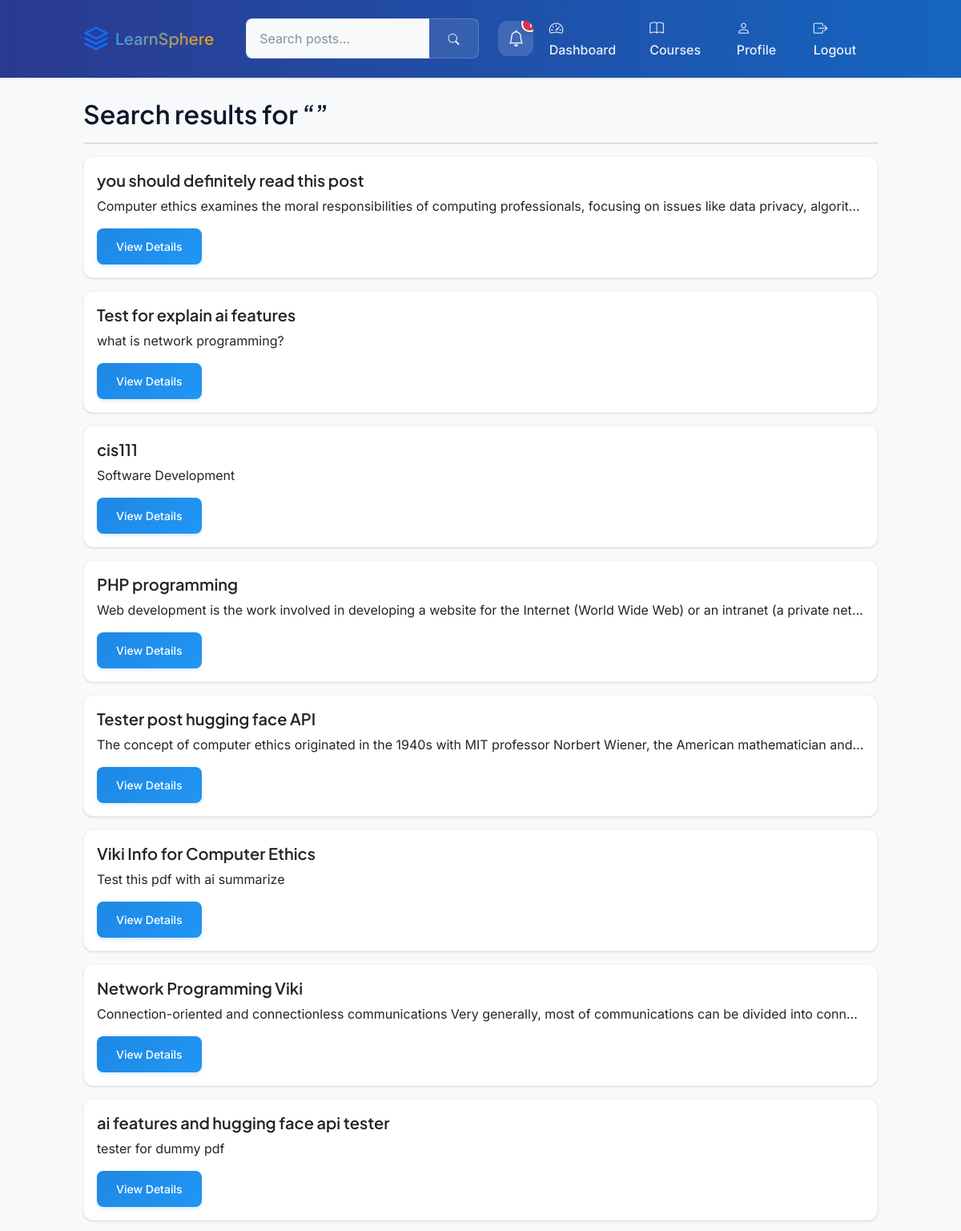
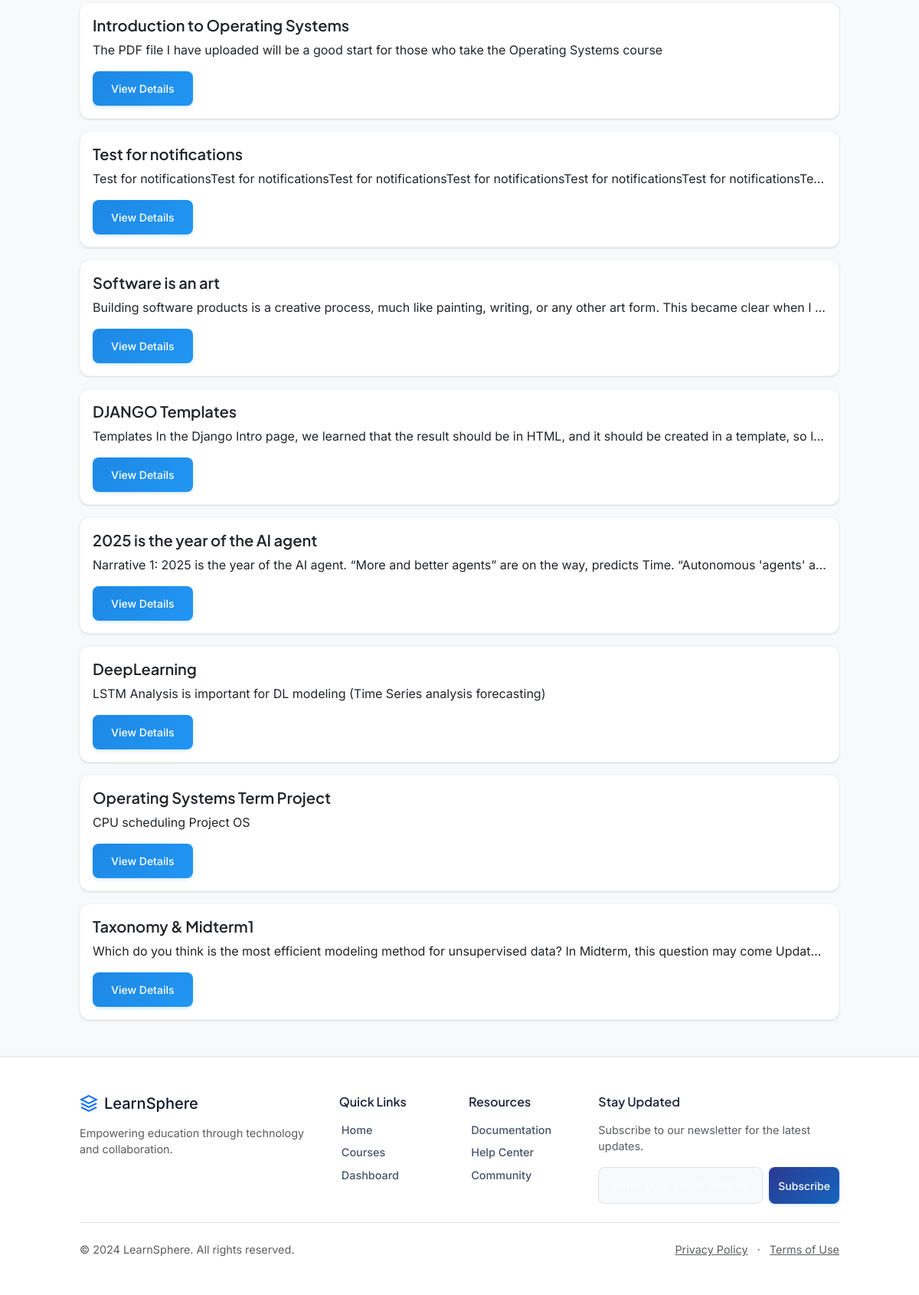
The app's page /search/ (signed in) with its own data (2 pictures, top to bottom).
### core/models.py (models this page shows, shortened)
class Post(models.Model):
    course = models.ForeignKey(Course, on_delete=models.CASCADE, related_name="posts")
    author = models.ForeignKey(User, on_delete=models.CASCADE, related_name="posts")
    title = models.CharField(max_length=150)
    content = models.TextField(blank=True)
    file = models.FileField(upload_to="uploads/", blank=True, null=True)
    pdf_summary = models.TextField(
        blank=True,
        null=True,
        help_text="HuggingFace AI ile oluşturulan PDF/metin özeti",
    )
    created_at = models.DateTimeField(auto_now_add=True)
    slug = models.SlugField(unique=True, editable=False)
    likes = models.ManyToManyField(
        User, through="Like", related_name="liked_posts", blank=True
    )

### core/views.py (the view)
# urls.py: path("search/", views.search, name="search"),
@login_required
def search(request):
    q = request.GET.get("q", "").strip()
    results = Post.objects.filter(
        Q(title__icontains=q)
        | Q(content__icontains=q)
        | Q(course__title__icontains=q)
        | Q(course__discipline__name__icontains=q)
    ).order_by("-created_at")
    return render(
        request,
        "search_results.html",
        {
            "results": results,
            "q": q,
        },
    )

### core/context_processors.py (called while the page is built)
def notifications(request):
    if request.user.is_authenticated:
        unread_count = Notification.objects.filter(
            user=request.user, is_read=False
        ).count()
        recent_notifications = Notification.objects.filter(user=request.user).order_by(
            "-created_at"
        )[:5]
        return {
            "unread_notifications_count": unread_count,
            "recent_notifications": recent_notifications,
        }
    return {
        "unread_notifications_count": 0,
        "recent_notifications": [],
    }

### templates/search_results.html
{% extends 'base.html' %}
{% block content %}
<div class="container mt-4">
  <h2>Search results for “{{ q }}”</h2>
  <hr>
  {% for post in results %}
    <div class="card mb-3">
      <div class="card-body">
        <h5 class="card-title">{{ post.title }}</h5>
        <p class="card-text text-truncate">{{ post.content }}</p>
        <a href="{% url 'post_detail' post.slug %}" class="btn btn-primary btn-sm">View Details</a>
      </div>
    </div>
  {% empty %}
    <p class="text-muted">No posts found matching your query.</p>
  {% endfor %}
</div>
{% endblock %}

### static/css/base.css (style rules this page uses)
html { scroll-behavior: smooth; }
:root { --primary: #0053ba; --secondary: #e83e8c; --gray-light: #f8f9fa; --font-heading: 'Montserrat', sans-serif; --font-body: 'Roboto', sans-serif; }
body { font-family: var(--font-body); background-color: var(--gray-light); margin: 0; padding: 0; }
h1,h2,h3,h4,h5,h6 { font-family: var(--font-heading); }
.btn-primary { background-color: var(--primary); border-color: var(--primary); transition: filter .2s, transform .2s; }
.card { border: none; border-radius: .5rem; }

### static/css/style.css (style rules this page uses)
:root { --primary-50: #e3f2fd; --primary-100: #bbdefb; --primary-200: #90caf9; --primary-300: #64b5f6; --primary-400: #42a5f5; --primary-500: #2196f3; --primary-600: #1e88e5; --primary-700: #1976d2; --primary-800: #1565c0; --primary-900: #0d47a1; --primary-rgb: 33, 150, 243; --accent-50: #fff3e0; --accent-100: #ffe0b2; --accent-200: #ffcc80; --accent-300: #ffb74d; --accent-400: #ffa726; --accent-500: #ff9800; --accent-600: #fb8c00; --accent-700: #f57c00; --accent-800: #ef6c00; --accent-900: #e65100; --accent-rgb: 255, 152, 0; --success-500: #4caf50; --success-600: #43a047; --success-700: #388e3c; --error-500: #f44336; --error-600: #e53935; --error-700: #d32f2f; --gray-50: #f8fafc; --gray-100: #f1f5f9; --gray-200: #e2e8f0; --gray-300: #cbd5e1; --gray-400: #94a3b8; --gray-500: #64748b; --gray-600: #475569; --gray-700: #334155; --gray-800: #1e293b; --gray-900: #0f172a; --font-primary: 'Plus Jakarta Sans', -apple-system, BlinkMacSystemFont, sans-serif; --font-secondary: 'Inter', -apple-system, BlinkMacSystemFont, sans-serif; --text-xs: 0.75rem; --text-sm: 0.875rem; --text-base: 1rem; --text-lg: 1.125rem; --text-xl: 1.25rem; --text-2xl: 1.5rem; --text-3xl: 1.875rem; --text-4xl: 2.25rem; --text-5xl: 3rem; --leading-none: 1; --leading-tight: 1.25; --leading-snug: 1.375; --leading-normal: 1.5; --leading-relaxed: 1.625; --leading-loose: 2; --space-1: 0.25rem; --space-2: 0.5rem; --space-3: 0.75rem; --space-4: 1rem; --space-5: 1.25rem; --space-6: 1.5rem; --space-8: 2rem; --space-10: 2.5rem; --space-12: 3rem; --space-16: 4rem; --space-20: 5rem; --space-24: 6rem; --radius-sm: 0.125rem; --radius-base: 0.25rem; --radius-md: 0.375rem; --radius-lg: 0.5rem; --radius-xl: 0.75rem; --radius-2xl: 1rem; --radius-3xl: 1.5rem; --radius-full: 9999px; --shadow-sm: 0 1px 2px 0 rgba(0, 0, 0, 0.05); --shadow-base: 0 1px 3px 0 rgba(0, 0, 0, 0.1), 0 1px 2px -1px rgba(0, 0, 0, 0.1); --shadow-md: 0 4px 6px -1px rgba(0, 0, 0, 0.1), 0 2px 4px -2px rgba(0, 0, 0, 0.1); --shadow-lg: 0 10px 15px -3px rgba(0, 0, 0, 0.1), 0 4px 6px -4px rgba(0, 0, 0, 0.1); --shadow-xl: 0 20px 25px -5px rgba(0, 0, 0, 0.1), 0 8px 10px -6px rgba(0, 0, 0, 0.1); --transition-all: all 0.2s cubic-bezier(0.4, 0, 0.2, 1); --transition-colors: background-color, border-color, color, fill, stroke 0.2s cubic-bezier(0.4, 0, 0.2, 1); --transition-opacity: opacity 0.2s cubic-bezier(0.4, 0, 0.2, 1); --transition-shadow: box-shadow 0.2s cubic-bezier(0.4, 0, 0.2, 1); --transition-transform: transform 0.2s cubic-bezier(0.4, 0, 0.2, 1); }
body { font-family: var(--font-secondary); font-size: var(--text-base); line-height: var(--leading-normal); color: var(--gray-700); background-color: var(--gray-50); }
h1, h2, h3, h4, h5, h6 { font-family: var(--font-primary); font-weight: 600; line-height: var(--leading-tight); color: var(--gray-900); }
.btn { display: inline-flex; align-items: center; justify-content: center; padding: var(--space-3) var(--space-6); font-size: var(--text-sm); font-weight: 500; line-height: var(--leading-normal); text-align: center; text-decoration: none; border-radius: var(--radius-lg); transition: var(--transition-all); cursor: pointer; white-space: nowrap; }
.btn-primary { color: white; background-color: var(--primary-600); border: 1px solid var(--primary-600); }
.card { background: white; border-radius: var(--radius-xl); box-shadow: var(--shadow-base); transition: var(--transition-all); border: 1px solid var(--gray-100); }
.container { width: 100%; margin-right: auto; margin-left: auto; padding-right: var(--space-4); padding-left: var(--space-4); }
@media (min-width: 640px) { .container { max-width: 640px; } }
@media (min-width: 768px) { .container { max-width: 768px; } }
@media (min-width: 1024px) { .container { max-width: 1024px; } }

### records on screen
Post: title "you should definitely read this post", content "Computer ethics examines the moral responsibilities of computing professionals, focusing on issues like data privacy, algorit…"
Post: title "Test for explain ai features", content "what is network programming?"
Post: title "cis111", content "Software Development"
Post: title "PHP programming", content "Web development is the work involved in developing a website for the Internet (World Wide Web) or an intranet (a private net…"
Post: title "Tester post hugging face API", content "The concept of computer ethics originated in the 1940s with MIT professor Norbert Wiener, the American mathematician and…"
Post: title "Viki Info for Computer Ethics", content "Test this pdf with ai summarize"
Post: title "Network Programming Viki", content "Connection-oriented and connectionless communications Very generally, most of communications can be divided into conn…"
Post: title "ai features and hugging face api tester", content "tester for dummy pdf"
Post: title "Introduction to Operating Systems", content "The PDF file I have uploaded will be a good start for those who take the Operating Systems course"
Post: title "Test for notifications", content "Test for notificationsTest for notificationsTest for notificationsTest for notificationsTest for notificationsTest for notificationsTe…"
Post: title "Software is an art", content "Building software products is a creative process, much like painting, writing, or any other art form. This became clear when I…"
Post: title "DJANGO Templates", content "Templates In the Django Intro page, we learned that the result should be in HTML, and it should be created in a template, so l…"
Post: title "2025 is the year of the AI agent", content "Narrative 1: 2025 is the year of the AI agent. “More and better agents” are on the way, predicts Time. “Autonomous 'agents' a…"
Post: title "DeepLearning", content "LSTM Analysis is important for DL modeling (Time Series analysis forecasting)"
Post: title "Operating Systems Term Project", content "CPU scheduling Project OS"
Post: title "Taxonomy & Midterm1", content "Which do you think is the most efficient modeling method for unsupervised data? In Midterm, this question may come Updat…"

### other values on screen
{{ unread_notifications_count }} "1"
